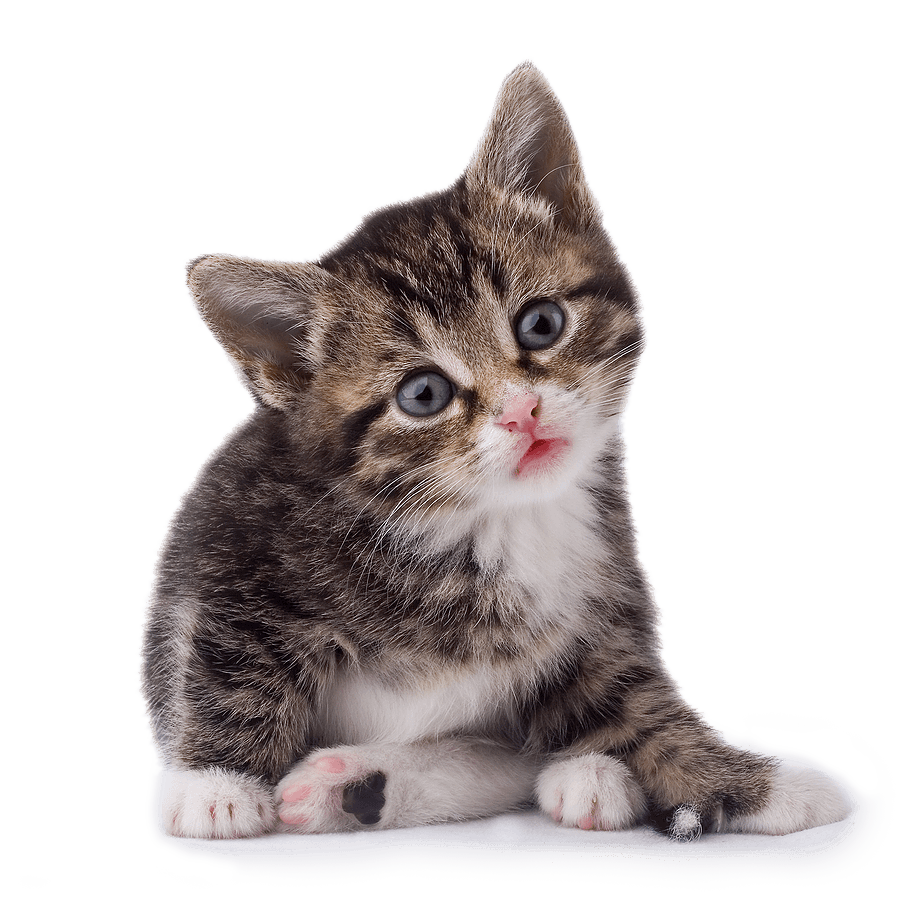
#> input picture cat.png, 900 x 900 px
$ jupyter execute --allow-errors 'Session 3 - SVD, Differential Equations, Quantum Mechanics.ipynb'   (shell and % lines are left out)
#> lines starting #> are read from the running program, lines starting #| are printed output that depends on the picture
# Singular Value Decomposition

# Toy example: Artificial Data

[cell 1]
import numpy as np
import matplotlib.pyplot as plt
from mpl_toolkits import mplot3d
plt.rcParams['figure.dpi'] = 150

# pca takes centered data matrix
def pca(data):
    covariance_matrix = (data.transpose() @ data) / data.shape[0]

    eigvals, eigvecs = np.linalg.eig(covariance_matrix)

    sorted_idx = np.argsort(eigvals)[::-1]

    return eigvals[sorted_idx], eigvecs[:,sorted_idx]

[cell 2]
# Number of data points
N = 100

# Data dimension
D = 3

# Generate data
data = np.random.normal(size=(N, D))
center = np.mean(data, axis=0)
data = data - center

eigvals, eigvecs = pca(data)
# Eigenvalues are real and positive
print(eigvals)

# Eigenvectors are orthogonal
products = eigvecs.transpose() @ eigvecs
print(products)

[cell 3]
fig = plt.figure()
ax = plt.axes(projection ='3d')
ax.set_xlim(-3, 3)
ax.set_ylim(-3, 3)
ax.set_zlim(-3, 3)

ax.scatter(data[:, 0], data[:, 1], data[:, 2])
for v in np.transpose(eigvecs):
    ax.plot3D([0, v[0]*3], [0, v[1]*3], [0, v[2]*3])

[cell 4]
# Number of data points
N = 100

# Random Embedding Matrix
embedding = np.random.normal(size=(2, 3))

# Generate and center data
data = np.random.normal(size=(N, 2)) @ embedding + np.random.normal(size=(N, 3))*0.1
center = np.mean(data, axis=0)
data = data - center

eigvals, eigvecs = pca(data)
print(f'Eigenvalues are {eigvals}')

(U, singvals, V) = np.linalg.svd(data)
print(f'Singular Values are {singvals}')
print(f'Squared Singular Values are {singvals*singvals}')

[cell 5]
fig = plt.figure()
ax = plt.axes(projection ='3d')
ax.set_xlim(-3, 3)
ax.set_ylim(-3, 3)
ax.set_zlim(-3, 3)

ax.scatter(data[:, 0], data[:, 1], data[:, 2])
for v in np.transpose(eigvecs):
    ax.plot3D([0, v[0]*3], [0, v[1]*3], [0, v[2]*3])
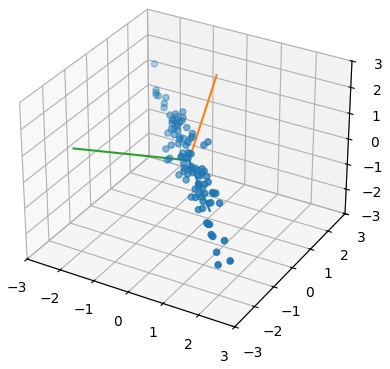
#> figure drawn by matplotlib, 1 panel

[cell 6]
fig = plt.figure()
ax = plt.axes(projection ='3d')
ax.set_xlim(-3, 3)
ax.set_ylim(-3, 3)
ax.set_zlim(-3, 3)

ax.scatter(data[:, 0], data[:, 1], data[:, 2])
for v in np.transpose(eigvecs):
    ax.plot3D([0, v[0]*3], [0, v[1]*3], [0, v[2]*3], 'b')
for v in np.transpose(V):
    ax.plot3D([0, v[0]*3], [0, v[1]*3], [0, v[2]*3], 'r')

[cell 7]
# Transform data into eigenvectors coordinate system
transformed_data = data @ eigvecs
print(f'Variance along first eigenvector: {np.var(transformed_data[:, 0])}')
print(f'Variance along second eigenvector: {np.var(transformed_data[:, 1])}')
print(f'Veriance along third eigenvector: {np.var(transformed_data[:, 2])}')

print(f'Eigenvalues: {eigvals}')

transformed_data = data @ V
print(f'Variance along first eigenvector: {np.var(transformed_data[:, 0])}')
print(f'Variance along second eigenvector: {np.var(transformed_data[:, 1])}')
print(f'Veriance along third eigenvector: {np.var(transformed_data[:, 2])}')

print(f'Squared Singular values: {singvals*singvals}')

[cell 8]
# Neglect the dimension which corresponds to the lowest eigenvalue
transformed_data[:, 2] = 0.

# Transform to the original coordinate system
transformed_back = transformed_data @ eigvecs.transpose()

average_squared_distance = np.sum((data - transformed_back)**2) / N
print(f'Average Squared Distance from original data = {average_squared_distance}')

# EigenFaces

[cell 9]
import pandas as pd

#> (the rest of this cell did not finish here and is left out)

[cell 10]
def plot_faces(pixels):
    fig, axes = plt.subplots(5, 5, figsize=(6, 6))
    for i, ax in enumerate(axes.flat):
        ax.imshow(np.array(pixels)[i].reshape(64, 64), cmap='gray')
    plt.show()

#> (the rest of this cell did not finish here and is left out)

#> (a cell that did not finish here is left out)

[cell 12]
# Compute SVD.
U, singvals, V = np.linalg.svd(data)

fig = plt.figure()
plt.plot(singvals[:50])
plt.show()

#> (a cell that did not finish here is left out)

[cell 14]
transformed_data = data @ V[:25, :].T

print(f'Shape of the transformed data is {transformed_data.shape}')

transformed_back = transformed_data @ V[:25, :]

#> (the rest of this cell did not finish here and is left out)

# Image Compression

[cell 15]
import matplotlib.image as mpimg

img = mpimg.imread('cat.png')
#> img is the input picture: shape (900, 900, 4) float32; mean R, G, B, A 0.407, 0.444, 0.459, 0.404

print(img.shape)
#| (900, 900, 4)

fig = plt.figure()
plt.imshow(img)

[cell 16]
# Treat every column as a vector
data = np.reshape(img, (900, 900*4))
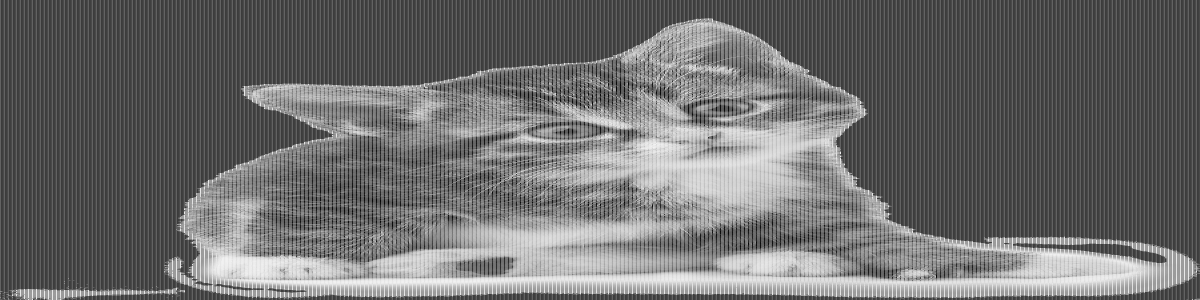
#> data: shape (900, 3600) float32 (shown at 1/3 size); min 0, max 1, mean 0.429
print(data.shape)
#| (900, 3600)

# Center the data
center = np.mean(data, axis=0)
#> center = 3600 values, max 0.88 at index 2107, min 0 at index 3, mean 0.429

centered_data = data - center
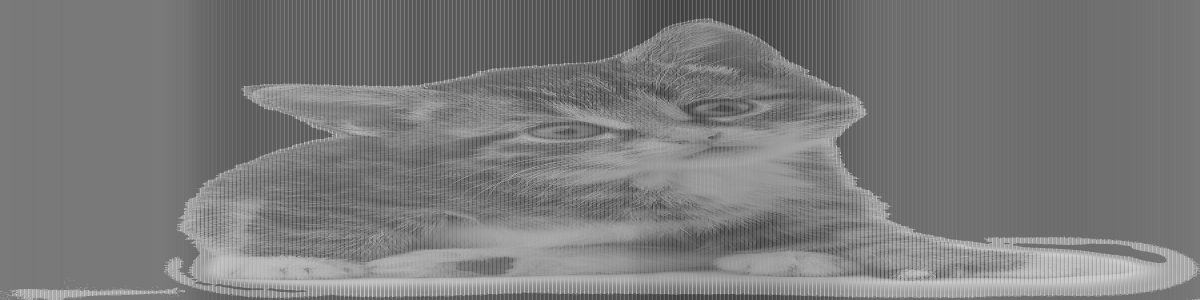
#> centered_data: shape (900, 3600) float32 (shown at 1/3 size); min -0.88, max 0.949, mean 5.5e-07; drawn with min black and max white

# Compute SVD
U, singvals, V = np.linalg.svd(data)
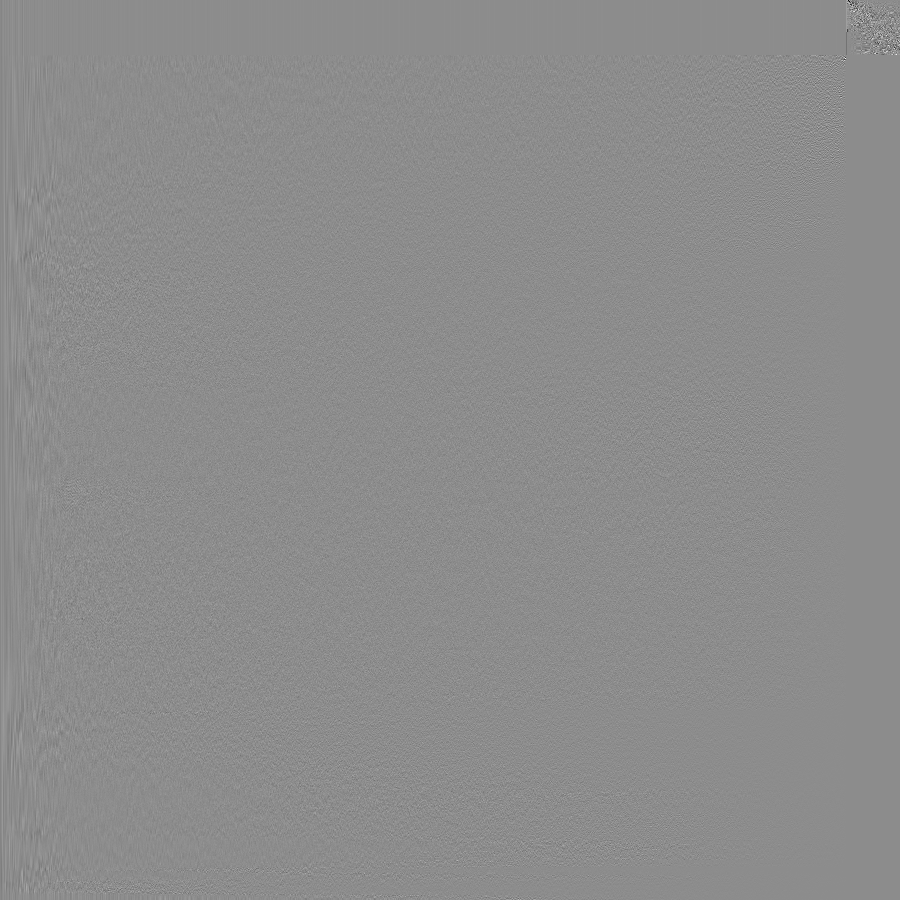
#> U: shape (900, 900) float32; min -0.885, max 0.718, mean -4.27e-05; drawn with min black and max white
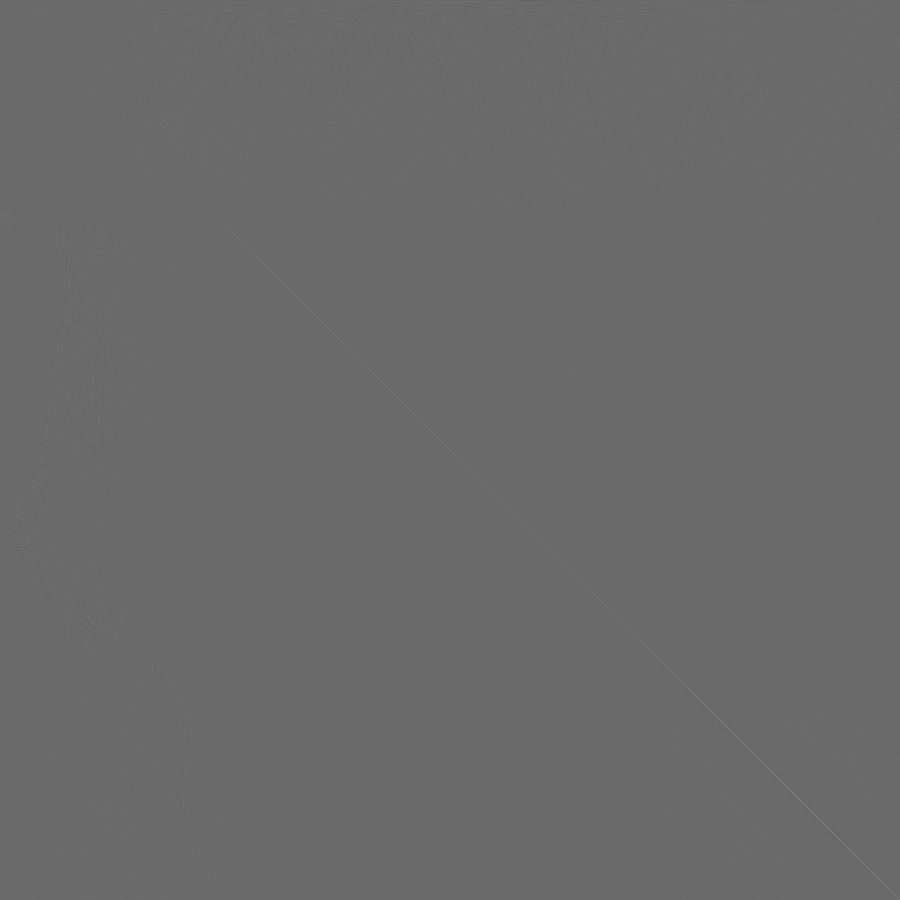
#> V: shape (3600, 3600) float32 (shown at 1/4 size); min -0.722, max 1, mean -9.75e-06; drawn with min black and max white
#> singvals = 900 values, max 852.5 at index 0, min 6.96e-14 at index 850, mean 5.48

fig = plt.figure()
plt.plot(singvals[:50])
plt.show()
#> figure, not shown here; curve peaks at x = 0, y = 852.5

[cell 17]
n = 50
# Project to first n eigenvectors
transformed_data = data @ V[:n, :].T
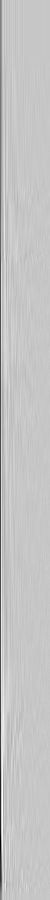
#> transformed_data: shape (900, 50) float32; min -46.5, max 13.23, mean -0.579; drawn with min black and max white

print(f'Shape of the transformed data is {transformed_data.shape}')
#| Shape of the transformed data is (900, 50)

transformed_back = transformed_data @ V[:n, :]
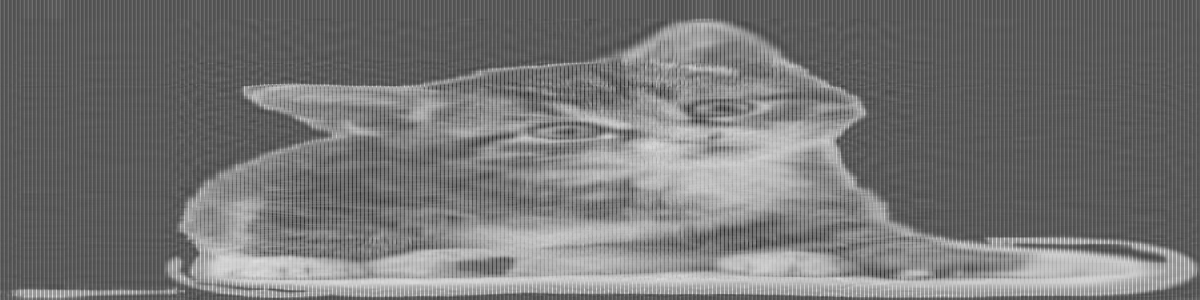
#> transformed_back: shape (900, 3600) float32 (shown at 1/3 size); min -0.199, max 1.16, mean 0.429; drawn with min black and max white

# reshape the transformed back data
rec_img = np.reshape(transformed_back, (900, 900, 4))
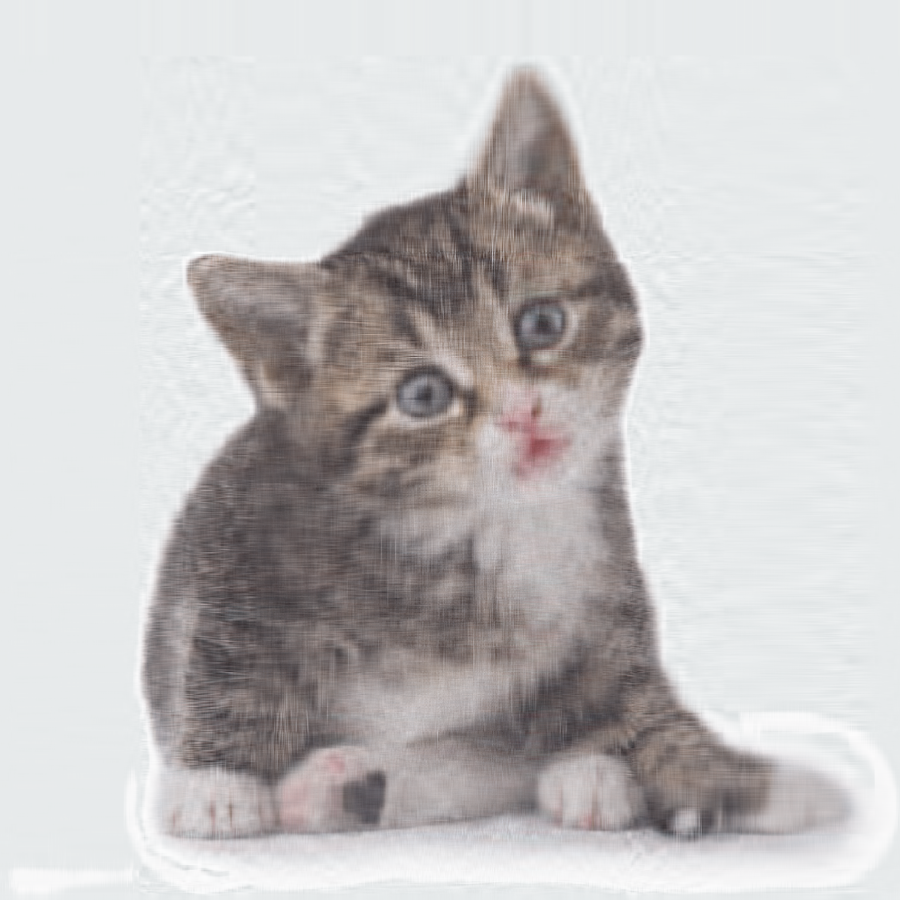
#> rec_img: shape (900, 900, 4) float32; mean of channels 0, 1, 2, 3 0.407, 0.445, 0.46, 0.404; transparent parts drawn white

fig = plt.figure()
plt.imshow(rec_img)

[cell 18]
from skimage.transform import resize
from skimage.color import rgb2gray, rgba2rgb

img_resized = resize(img, (64, 64))
img_bw = rgb2gray(rgba2rgb(img_resized))
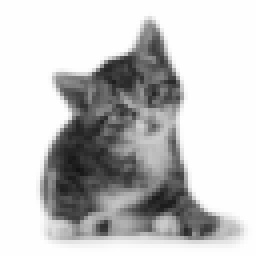
#> img_bw: shape (64, 64) float32 (shown 4 times larger); min 0.0773, max 1, mean 0.777

fig = plt.figure()

plt.imshow(img_bw, cmap='gray')

# Compressing a cat with EigenFaces?

#> (a cell that did not finish here is left out)

[cell 20]
data = np.reshape(img_bw, (1, 4096))

fig, axes = plt.subplots(4, 4, figsize=(6, 6))
#> (the rest of this cell did not finish here and is left out)

# Solving differential equations

## Linear system

[cell 21]
from scipy.integrate import odeint

[cell 22]
a,b,c,d=1, 0,0,1 # Identity
# a,b,c,d=-4,1,2,3 # Compression - expansion
# a,b,c,d=1,-1,1,1 # Complex eigenvalues
# a,b,c,d=1,1,0,1 # Non-diagonalizable
transformation = np.array([[a, b], [c, d]])
print("Coefficients:", transformation)

(vals, vecs) = np.linalg.eig(transformation)
print("Eigenvalues:",vals )
print("Eigenvectors:",vecs[:, 0], vecs[:, 1] )

# Solving the ODE
def dX_dt(X, t):
    return [a * X[0] + b * X[1], c * X[0] + d * X[1]]

ts = np.linspace(0, 0.7, 100)

fig = plt.figure()
#> (the rest of this cell did not finish here and is left out)

[cell 23]
# Analytical solution

def time(P, t):
    return vecs @  np.diag(np.exp(vals * t)) @ np.linalg.inv(vecs) @ P

fig = plt.figure()
#> (the rest of this cell did not finish here and is left out)

[cell 24]
# Analytic solution, second order, for Non-diagonalizable
# Only for a,b,c,d=1,1,0,1 # Non-diagonalizable

w = np.array([0,1])

#> (the rest of this cell did not finish here and is left out)

[cell 25]
np.array([vecs[:, 0], w])

# Eigendecomposition and Quantum Mechanics

## Eigendecomposition of a continuous system

$$ H = - \frac{\hbar^2}{2m} \nabla^2 + V(x) $$

Trick to solve for $\nabla^2$

$$\frac{\partial^2}{\partial x} \psi(x) \simeq \frac 1 {dx^2} \left(\psi(x+dx) - 2*\psi(x) + \psi(x-dx)  \right) $$

[cell 26]
n = 1000
xmax = 10
x = np.linspace(-xmax,xmax,num=n)
dx = 2*xmax/(n-1)

# Potential
V = np.diag(x*x) / 2
# Kinetic term
T =  -2 * np.identity(n) + np.diag([1]*(n-1), k=1) + np.diag([1]*(n-1), k=-1)
T =  - T / 2 / dx**2
# Hamiltonian
H = T + V

(vals, vecs) = np.linalg.eigh(H)

sorted(vals.round(3))[:5]

[cell 27]
fig = plt.figure()
plt.plot(x, np.diag(V))
for i in range(5):
    plt.plot(x, vals[i] + 5 * vecs[:, i])

plt.ylim([0, 5])
plt.show()
#> figure, not shown here; curve peaks at x = -10, y = 50; curve peaks at x = -10, y = 0.5; curve peaks at x = 0.991, y = 1.96

## Eigenbases of a Discrete hamiltonian

[cell 28]
def eigs(interaction):
    H = np.array([[interaction,1,1,0],[1,0,0,1],[1,0,0,1],[0,1,1,0]])
    (vals, vecs) = np.linalg.eigh(H)
    return vals

deltas = range(10)
l = np.array([eigs(delta) for delta in deltas])

fig = plt.figure()
plt.plot(deltas, l)
plt.show()
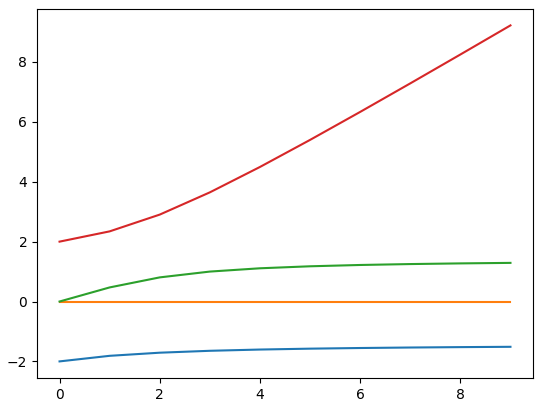
#> figure drawn by matplotlib, 1 panel; curve peaks at x = 9, y = -1.51; curve peaks at x = 9, y = -2.5e-34; curve peaks at x = 9, y = 1.29
